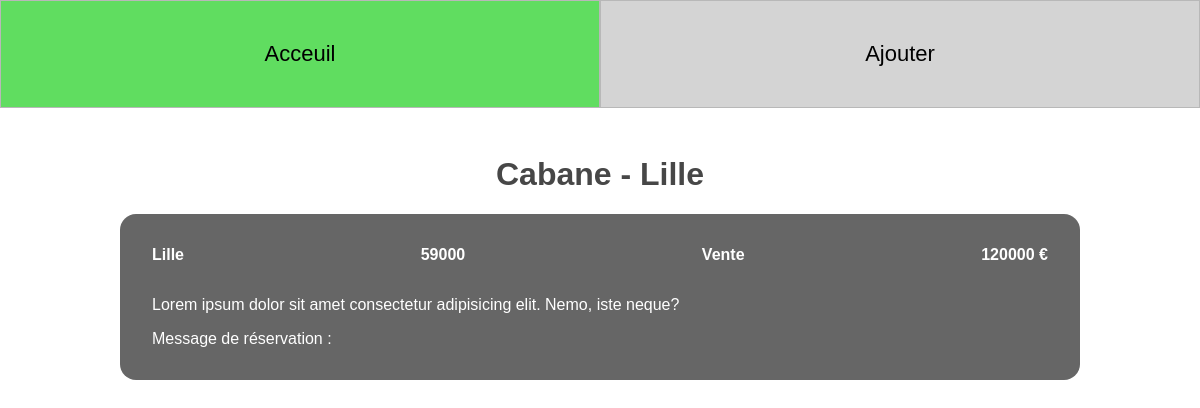
The app's page /EvalPHP/src/views/detail?id=24 with its own data.
### tables this page shows
CREATE TABLE IF NOT EXISTS `advert` (
  `id` int(11) NOT NULL AUTO_INCREMENT,
  `title` varchar(30) NOT NULL,
  `description` varchar(100) NOT NULL,
  `postal_code` int(11) NOT NULL,
  `city` varchar(20) NOT NULL,
  `type` varchar(20) NOT NULL,
  `price` float NOT NULL,
  `reservation_message` varchar(100) DEFAULT NULL,
  PRIMARY KEY (`id`)
);

### EvalPHP/src/controllers/detailCtrl.php (called while the page is built, shortened)
<?php
require '../models/Adverts.php';
$advert = new Adverts($base, $key);
$adverts = $advert->getAdvert((int) $_GET['id']);

### EvalPHP/src/models/Database.php (called while the page is built, shortened)
<?php
class Database
{
	private $db;
	public function __construct($base, $key)
	{
		$this->db = new PDO($base, $key);
	}
	public function getDb()
	{
		return $this->db;
	}
}

### EvalPHP/src/models/Adverts.php (called while the page is built, shortened)
<?php
require 'Database.php';
class Adverts extends Database
{
    public function getAdvert($id)
    {
        $query = 'SELECT * FROM `advert` WHERE `id`=' . $id;
        $res = $this->getDb()->query($query);
        $adverts = $res->fetchAll(PDO::FETCH_OBJ);
        return $adverts;
    }
}

### EvalPHP/src/views/detail.php (the view, shortened to what this page needs)
<?php
require '../controllers/detailCtrl.php';
?>
<!DOCTYPE html>
<html lang="en">
<head>
    <link rel="stylesheet" href="../../assets/css/stylesheet.css">
</head>
<body>
    <nav>
        <ul class="flex">
            <li><a class="flex" href="./list.php">Acceuil</a></li>
            <li><a class="flex" href="./add.php">Ajouter</a></li>
        </ul>
    </nav>
    <header>
        <h1>
            <?= $adverts[0]->title . ' - '; ?>
            <?= $adverts[0]->city; ?>
        </h1>
    </header>
    <ul class="listAdverts flex">
        <li class="advert">
            <div class="flex title">
                <p><?= $adverts[0]->city; ?></p>
                <p><?= $adverts[0]->postal_code; ?></p>
                <p><?= $adverts[0]->type; ?></p>
                <p><?= $adverts[0]->price; ?> &euro;</p>
            </div>
            <div>
                <p><?= $adverts[0]->description; ?></p>
                <p><?= "Message de réservation : " . $adverts[0]->reservation_message; ?></p>
            </div>
        </li>
    </ul>
</body>
</html>

### EvalPHP/assets/css/stylesheet.css (style rules this page uses)
html { font-family: Verdana, Geneva, Tahoma, sans-serif; }
body { margin: 0; }
nav { width: 100%; margin: 0; }
nav ul { width: 100%; margin: 0; padding: 0; }
nav ul li { width: 50%; list-style-type: none; }
nav ul li a { padding: 2.5rem; background-color: rgb(212, 212, 212); border: rgb(184, 184, 184) 1px solid; color: black; text-decoration: none; font-size: 22px; justify-content: center; transition: 0.5s; }
header { margin-top: 3rem; }
h1 { text-align: center; color: rgb(71, 71, 71); }
.flex { display: flex; }
.listAdverts { flex-direction: column; padding: 0; width: 80%; margin: 0 auto; }
.advert { margin-bottom: 1rem; list-style-type: none; background-color: rgb(102, 102, 102); border-radius: 1rem; color: rgb(255, 255, 255); padding: 1rem 2rem; }
.title { justify-content: space-between; font-weight: 700; }

### records on screen
advert: title "Cabane", city "Lille", postal_code "59000", type "Vente", price "120000", description "Lorem ipsum dolor sit amet consectetur adipisicing elit. Nemo, iste neque?"
